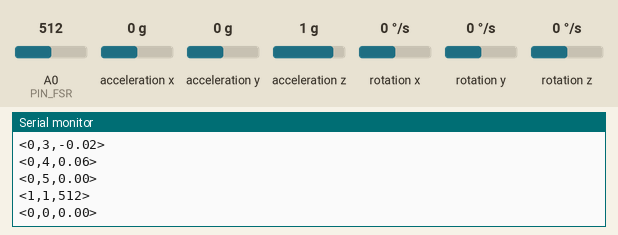
This sketch was run on a simulated Arduino Uno, built with avr-gcc and run on an emulated ATmega328P. On the bench: the last lines printed to the serial monitor. Wiring (inferred from the names in the program): MPU-6050 motion sensor at I2C address 0x68. Inputs (shaded band) come from the test bench; at power-on: acceleration x 0 g, rotation x 0 °/s, rotation z 0 °/s, A0 (PIN_FSR) = 512, acceleration y 0 g, acceleration z 1 g, rotation y 0 °/s.

Above: at 1.7 s.
1.8 s: acceleration x set to -1.4 g
At 2.8 s:
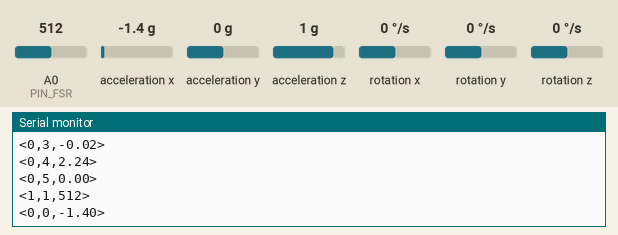
4.8 s: rotation x set to -192 °/s
At 5.3 s:
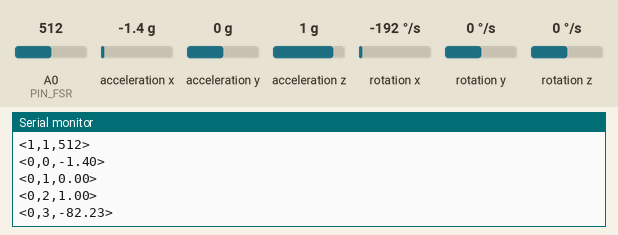
7.8 s: rotation z set to 12 °/s
At 8.5 s:
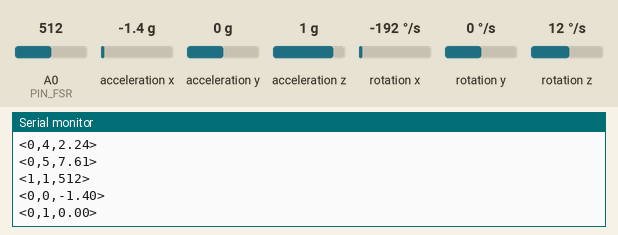
10.8 s: A0 (PIN_FSR) set to 716
At 11.5 s:
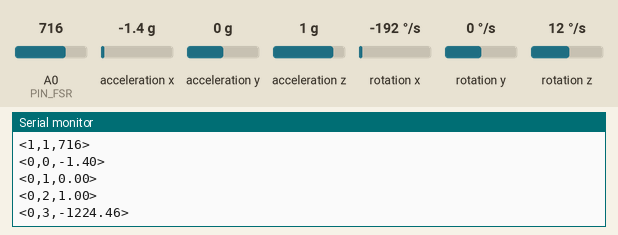
12.3 s: A0 (PIN_FSR) set to 992
At 13.1 s:
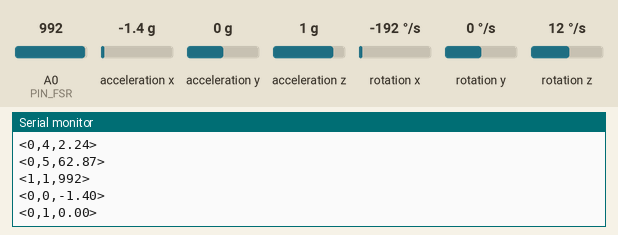
13.8 s: acceleration y set to -1.4 g
At 14.3 s:
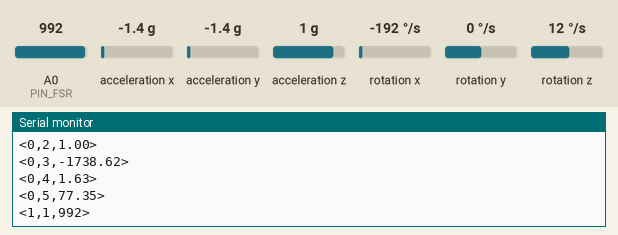
Timing chart, 0 to 16.3 s (numbered marks = the images above; inputs shaded):
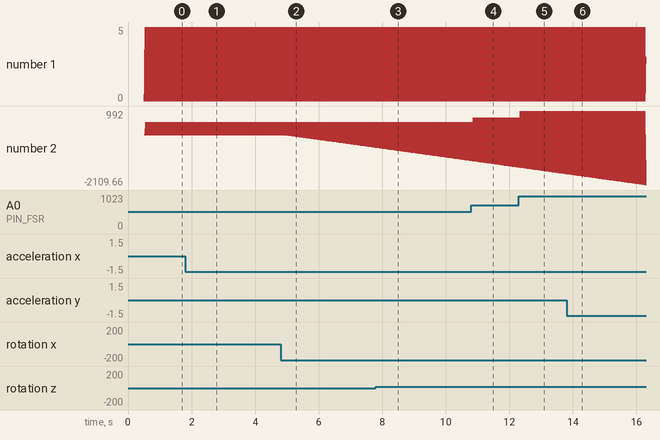

The sketch:

IMU.ino
```cpp
/*
   Arduino and MPU6050 Accelerometer and Gyroscope Sensor Tutorial
   by Dejan, https://howtomechatronics.com
   Edited by Natasha Setiadi for NPRL
*/
#include <Wire.h>
#include "global_constants.h"

#define BYTE_SPLIT (3 + 32)
#define PIN_FSR   (0)


void setup() {
  Serial.begin(19200);
  Wire.begin();                      // Initialize comunication
  Wire.beginTransmission(MPU);       // Start communication with MPU6050 // MPU=0x68
  Wire.write(0x6B);                  // Talk to the register 6B
  Wire.write(0x00);                  // Make reset - place a 0 into the 6B register
  Wire.endTransmission(true);        //end the transmission
  /*
  // Configure Accelerometer Sensitivity - Full Scale Range (default +/- 2g)
  Wire.beginTransmission(MPU);
  Wire.write(0x1C);                  //Talk to the ACCEL_CONFIG register (1C hex)
  Wire.write(0x10);                  //Set the register bits as 00010000 (+/- 8g full scale range)
  Wire.endTransmission(true);
  // Configure Gyro Sensitivity - Full Scale Range (default +/- 250deg/s)
  Wire.beginTransmission(MPU);
  Wire.write(0x1B);                   // Talk to the GYRO_CONFIG register (1B hex)
  Wire.write(0x10);                   // Set the register bits as 00010000 (1000deg/s full scale)
  Wire.endTransmission(true);
  delay(20);
  */
  // Call this function if you need to get the IMU error values for your module
  calculate_IMU_error();
  delay(20);
}


void loop() {
  // Print the values on the serial monitor
  float accelxyz[ACCEL_COUNT];

  gyro_signals(accelxyz);

  //Loop through and send each measurement.
  for (int i = 0; i < ACCEL_COUNT; i++)
  {
    Serial.println("<0," + String(i) + "," + String(accelxyz[i]) + ">");
  }

  //Only for index finger right now.
  Serial.println("<1,1," + String(analogRead(PIN_FSR)) + ">");
}
```

global_constants.h
```cpp
// MPU6050 I2C address
#define MPU 0x68
#define ACCEL_COUNT 6
```

gyro.ino
```cpp
#include <Wire.h>

float AccX, AccY, AccZ;
float roll, pitch, yaw;
float AccErrorX, AccErrorY, GyroErrorX, GyroErrorY, GyroErrorZ;

float GyroX, GyroY, GyroZ;
float accAngleX, accAngleY, gyroAngleX, gyroAngleY, gyroAngleZ;
float elapsedTime, currentTime, previousTime;
int c = 0;

void calculate_gyro_signals()
{
  // === Read acceleromter data === //
  Wire.beginTransmission(MPU);
  Wire.write(0x3B); // Start with register 0x3B (ACCEL_XOUT_H)
  Wire.endTransmission(false);
  Wire.requestFrom(MPU, 6, true); // Read 6 registers total, each axis value is stored in 2 registers
  //For a range of +-2g, we need to divide the raw values by 16384, according to the datasheet
  AccX = (Wire.read() << 8 | Wire.read()) / 16384.0; // X-axis value
  AccY = (Wire.read() << 8 | Wire.read()) / 16384.0; // Y-axis value
  AccZ = (Wire.read() << 8 | Wire.read()) / 16384.0; // Z-axis value
  // Calculating Roll and Pitch from the accelerometer data
  accAngleX = (atan(AccY / sqrt(pow(AccX, 2) + pow(AccZ, 2))) * 180 / PI) - 0.58; // AccErrorX ~(0.58) See the calculate_IMU_error()custom function for more details
  accAngleY = (atan(-1 * AccX / sqrt(pow(AccY, 2) + pow(AccZ, 2))) * 180 / PI) + 1.58; // AccErrorY ~(-1.58)
  // === Read gyroscope data === //
  previousTime = currentTime;        // Previous time is stored before the actual time read
  currentTime = millis();            // Current time actual time read
  elapsedTime = (currentTime - previousTime) / 1000; // Divide by 1000 to get seconds
  Wire.beginTransmission(MPU);
  Wire.write(0x43); // Gyro data first register address 0x43
  Wire.endTransmission(false);
  Wire.requestFrom(MPU, 6, true); // Read 4 registers total, each axis value is stored in 2 registers
  GyroX = (Wire.read() << 8 | Wire.read()) / 131.0; // For a 250deg/s range we have to divide first the raw value by 131.0, according to the datasheet
  GyroY = (Wire.read() << 8 | Wire.read()) / 131.0;
  GyroZ = (Wire.read() << 8 | Wire.read()) / 131.0;
  // Correct the outputs with the calculated error values

  GyroX -= GyroErrorX;
  GyroY -= GyroErrorY;
  GyroZ -= GyroErrorZ;

  // Currently the raw values are in degrees per seconds, deg/s, so we need to multiply by sendonds (s) to get the angle in degrees
  gyroAngleX = gyroAngleX + GyroX * elapsedTime; // deg/s * s = deg
  gyroAngleY = gyroAngleY + GyroY * elapsedTime;
  yaw =  yaw + GyroZ * elapsedTime;
  // Complementary filter - combine acceleromter and gyro angle values
  roll = 0.96 * gyroAngleX + 0.04 * accAngleX;
  pitch = 0.96 * gyroAngleY + 0.04 * accAngleY;
}


void calculate_IMU_error() {
  // We can call this funtion in the setup section to calculate the accelerometer and gyro data error. From here we will get the error values used in the above equations printed on the Serial Monitor.
  // Note that we should place the IMU flat in order to get the proper values, so that we then can the correct values
  // Read accelerometer values 200 times
  while (c < 200) {
    Wire.beginTransmission(MPU);
    Wire.write(0x3B);
    Wire.endTransmission(false);
    Wire.requestFrom(MPU, 6, true);
    AccX = (Wire.read() << 8 | Wire.read()) / 16384.0 ;
    AccY = (Wire.read() << 8 | Wire.read()) / 16384.0 ;
    AccZ = (Wire.read() << 8 | Wire.read()) / 16384.0 ;
    // Sum all readings
    AccErrorX = AccErrorX + ((atan((AccY) / sqrt(pow((AccX), 2) + pow((AccZ), 2))) * 180 / PI));
    AccErrorY = AccErrorY + ((atan(-1 * (AccX) / sqrt(pow((AccY), 2) + pow((AccZ), 2))) * 180 / PI));
    c++;
  }
  //Divide the sum by 200 to get the error value
  AccErrorX = AccErrorX / 200;
  AccErrorY = AccErrorY / 200;
  c = 0;
  // Read gyro values 200 times
  while (c < 200) {
    Wire.beginTransmission(MPU);
    Wire.write(0x43);
    Wire.endTransmission(false);
    Wire.requestFrom(MPU, 6, true);
    GyroX = Wire.read() << 8 | Wire.read();
    GyroY = Wire.read() << 8 | Wire.read();
    GyroZ = Wire.read() << 8 | Wire.read();
    // Sum all readings
    GyroErrorX = GyroErrorX + (GyroX / 131.0);
    GyroErrorY = GyroErrorY + (GyroY / 131.0);
    GyroErrorZ = GyroErrorZ + (GyroZ / 131.0);
    c++;
  }
  //Divide the sum by 200 to get the error value
  GyroErrorX = GyroErrorX / 200;
  GyroErrorY = GyroErrorY / 200;
  GyroErrorZ = GyroErrorZ / 200;
}


void gyro_signals(float *signals)
{
  calculate_gyro_signals();

  signals[0] = AccX;
  signals[1] = AccY;
  signals[2] = AccZ;
  signals[3] = roll;
  signals[4] = pitch;
  signals[5] = yaw;
}
```

Measured:
- after the input at 1.8 s, the serial monitor: prints a new line after 0.07 s (image 1)
- after the input at 4.8 s, the serial monitor: prints a new line after 0.09 s (image 2)
